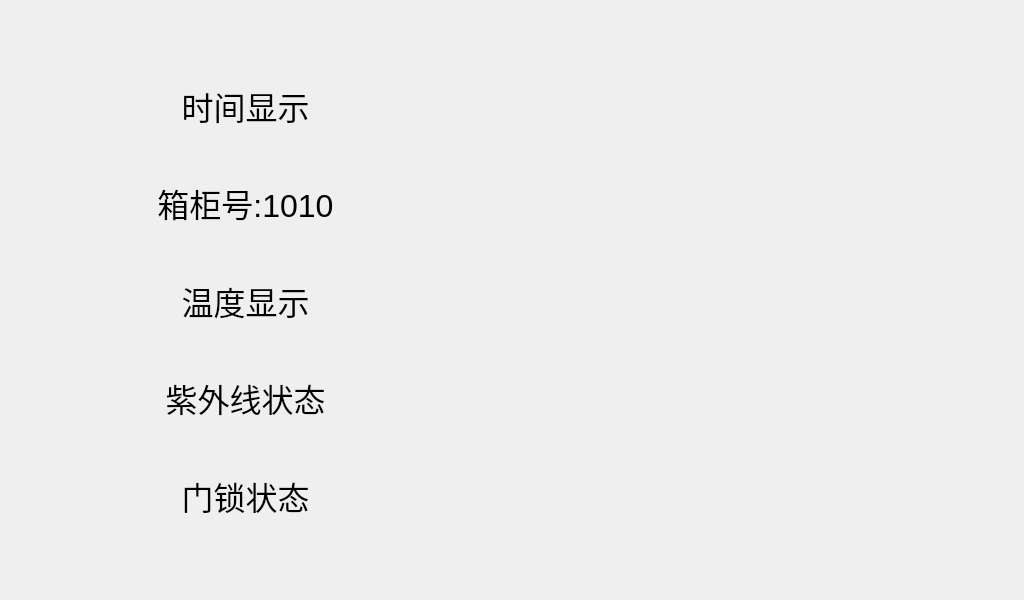
<?xml version="1.0" encoding="UTF-8"?>
<ui version="4.0">
 <class>Form</class>
 <widget class="QWidget" name="Form">
  <property name="geometry">
   <rect>
    <x>0</x>
    <y>0</y>
    <width>1024</width>
    <height>600</height>
   </rect>
  </property>
  <property name="sizePolicy">
   <sizepolicy hsizetype="Fixed" vsizetype="Fixed">
    <horstretch>0</horstretch>
    <verstretch>0</verstretch>
   </sizepolicy>
  </property>
  <property name="windowTitle">
   <string>Form</string>
  </property>
  <widget class="QLabel" name="label_showQRcode">
   <property name="geometry">
    <rect>
     <x>500</x>
     <y>50</y>
     <width>500</width>
     <height>500</height>
    </rect>
   </property>
   <property name="sizePolicy">
    <sizepolicy hsizetype="Preferred" vsizetype="Preferred">
     <horstretch>0</horstretch>
     <verstretch>0</verstretch>
    </sizepolicy>
   </property>
   <property name="text">
    <string/>
   </property>
   <property name="textFormat">
    <enum>Qt::AutoText</enum>
   </property>
   <property name="pixmap">
    <pixmap resource="../resource.qrc">:/resource/img/1010.png</pixmap>
   </property>
   <property name="alignment">
    <set>Qt::AlignCenter</set>
   </property>
  </widget>
  <widget class="QWidget" name="layoutWidget">
   <property name="geometry">
    <rect>
     <x>10</x>
     <y>60</y>
     <width>471</width>
     <height>481</height>
    </rect>
   </property>
   <layout class="QVBoxLayout" name="boxinfo">
    <item>
     <widget class="QLabel" name="label_displaytime">
      <property name="font">
       <font>
        <pointsize>24</pointsize>
       </font>
      </property>
      <property name="text">
       <string>时间显示</string>
      </property>
      <property name="alignment">
       <set>Qt::AlignCenter</set>
      </property>
     </widget>
    </item>
    <item>
     <widget class="QLabel" name="label_displaynumber">
      <property name="font">
       <font>
        <pointsize>24</pointsize>
       </font>
      </property>
      <property name="text">
       <string>箱柜号:1010</string>
      </property>
      <property name="alignment">
       <set>Qt::AlignCenter</set>
      </property>
     </widget>
    </item>
    <item>
     <widget class="QLabel" name="label_displaytemp">
      <property name="font">
       <font>
        <pointsize>24</pointsize>
       </font>
      </property>
      <property name="text">
       <string>温度显示</string>
      </property>
      <property name="alignment">
       <set>Qt::AlignCenter</set>
      </property>
     </widget>
    </item>
    <item>
     <widget class="QLabel" name="label_displayster">
      <property name="font">
       <font>
        <pointsize>24</pointsize>
       </font>
      </property>
      <property name="text">
       <string>紫外线状态</string>
      </property>
      <property name="alignment">
       <set>Qt::AlignCenter</set>
      </property>
     </widget>
    </item>
    <item>
     <widget class="QLabel" name="label_displaylock">
      <property name="font">
       <font>
        <pointsize>24</pointsize>
       </font>
      </property>
      <property name="text">
       <string>门锁状态</string>
      </property>
      <property name="alignment">
       <set>Qt::AlignCenter</set>
      </property>
     </widget>
    </item>
   </layout>
  </widget>
 </widget>
 <resources>
  <include location="../resource.qrc"/>
 </resources>
 <connections/>
</ui>
